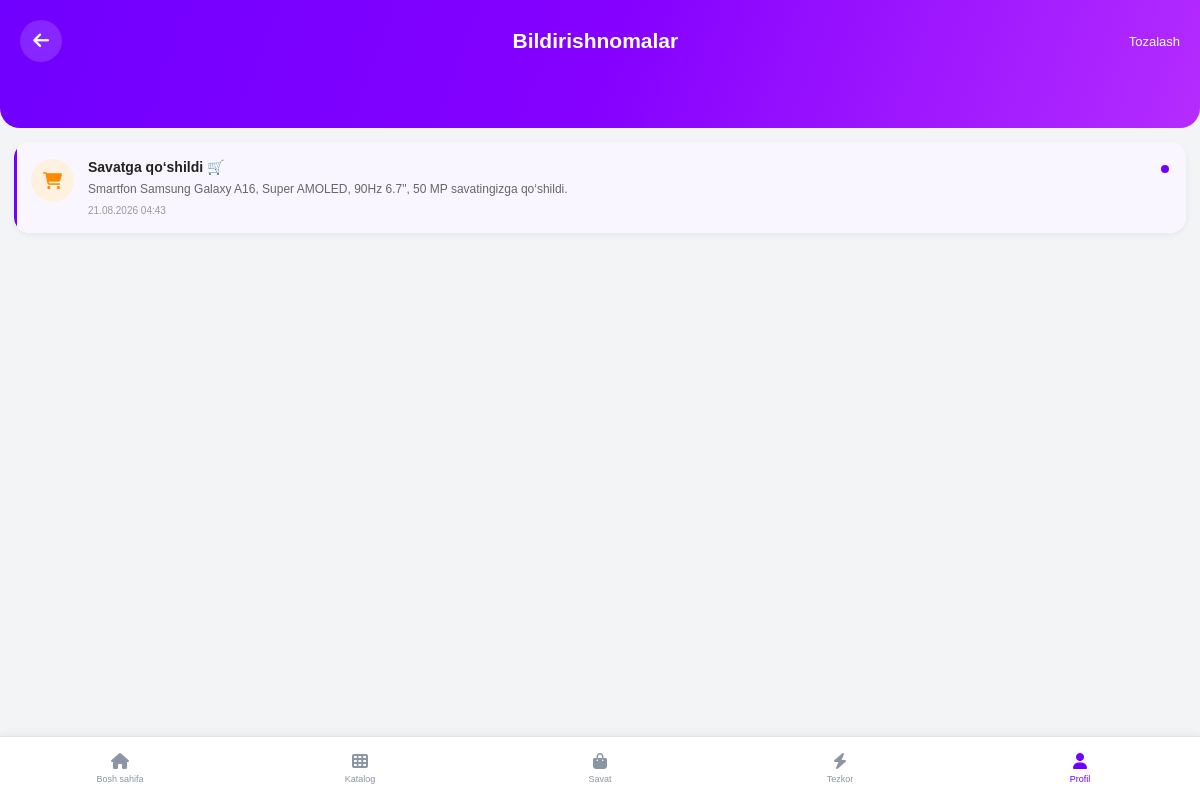
/notifications/ (signed in), run on an earlier commit of the app's database.
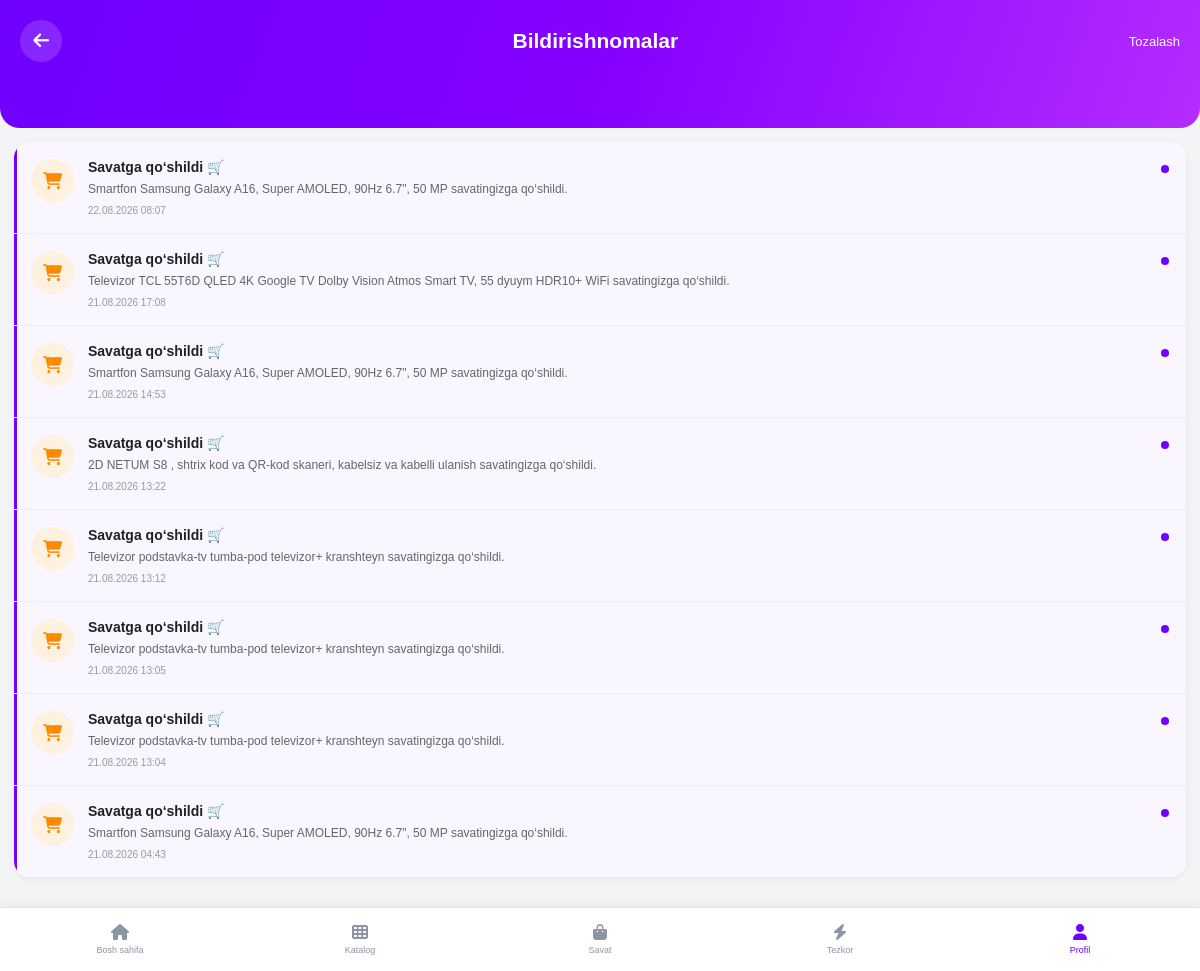
And on a later commit of the database.
### Xaridapp/models.py (models this page shows, shortened)
class Notification(models.Model):
    user = models.ForeignKey(
        settings.AUTH_USER_MODEL,
        on_delete=models.CASCADE,
        related_name="notifications"
    )
    title = models.CharField(
        max_length=200
    )
    message = models.TextField()
    notification_type = models.CharField(
        max_length=30,
        default="info"
    )
    is_read = models.BooleanField(
        default=False
    )
    created_at = models.DateTimeField(
        auto_now_add=True
    )
    class Meta:
        ordering = ["-created_at"]

### Xaridapp/views.py (the view)
# urls.py: path("notifications/", views.notifications, name="notifications"),
@login_required
def notifications(request):
    notifications_list = Notification.objects.filter(
        user=request.user
    ).order_by(
        "-created_at"
    )
    return render(
        request,
        "Xaridapp/notifications.html",
        {
            "notifications": notifications_list
        }
    )

### Xaridapp/templates/Xaridapp/notifications.html (shortened to what this page needs)
{% load static %}
<!DOCTYPE html>
<html lang="uz">
<head>
    <link rel="stylesheet"
          href="https://cdnjs.cloudflare.com/ajax/libs/font-awesome/6.5.0/css/all.min.css">
</head>
<body>
<div class="header">
    <div class="header-top">
        <a href="{% url 'profile' %}"
           class="back-btn">
            <i class="fa-solid fa-arrow-left"></i>
        </a>
        <div class="header-title">
            Bildirishnomalar
        </div>
        <button class="clear-btn"
                onclick="clearNotifications()">
            Tozalash
        </button>
    </div>
</div>
<div class="content">
    <div class="notification-box"
         id="notificationBox">
        {% for notification in notifications %}
            <div class="notification
                {% if not notification.is_read %}
                    unread
                {% endif %}
            ">
                <div class="notification-icon
                    {% if notification.notification_type == 'cart' %}
                        cart
                    {% elif notification.notification_type == 'payment' %}
                        payment
                    {% elif notification.notification_type == 'product' %}
                        product
                    {% endif %}
                ">
                    {% if notification.notification_type == "cart" %}
                        <i class="fa-solid fa-cart-shopping"></i>
                    {% elif notification.notification_type == "payment" %}
                        <i class="fa-solid fa-credit-card"></i>
                    {% elif notification.notification_type == "product" %}
                        <i class="fa-solid fa-box"></i>
                    {% else %}
                        <i class="fa-solid fa-bell"></i>
                    {% endif %}
                </div>
                <div class="notification-content">
                    <div class="notification-title">
                        {{ notification.title }}
                    </div>
                    <div class="notification-text">
                        {{ notification.message }}
                    </div>
                    <div class="notification-time">
                        {{ notification.created_at|date:"d.m.Y H:i" }}
                    </div>
                </div>
                {% if not notification.is_read %}
                    <div class="unread-dot"></div>
                {% endif %}
            </div>
        {% endfor %}
    </div>
</div>
<nav class="bottom-nav">
    <a href="{% url 'index' %}"
       class="bottom-item">
        <i class="fa-solid fa-house"></i>
        <span>Bosh sahifa</span>
    </a>
    <a href="{% url 'index' %}"
       class="bottom-item">
        <i class="fa-solid fa-table-cells"></i>
        <span>Katalog</span>
    </a>
    <a href="{% url 'cart_view' %}"
       class="bottom-item">
        <i class="fa-solid fa-bag-shopping"></i>
        <span>Savat</span>
    </a>
    <a href="{% url 'index' %}"
       class="bottom-item">
        <i class="fa-solid fa-bolt"></i>
        <span>Tezkor</span>
    </a>
    <a href="{% url 'profile' %}"
       class="bottom-item active">
        <i class="fa-solid fa-user"></i>
        <span>Profil</span>
    </a>
</nav>
</body>
</html>

What changed in the data, as far as the page shows it:
added Notification: notification_type "cart" (drawn), title "Savatga qo‘shildi 🛒", message "Smartfon Samsung Galaxy A16, Super AMOLED, 90Hz 6.7\", 50 MP savatingizga qo‘shildi.", created_at "22.08.2026 08:07", is_read False (drawn)
added Notification: notification_type "cart" (drawn), title "Savatga qo‘shildi 🛒", message "Televizor TCL 55T6D QLED 4K Google TV Dolby Vision Atmos Smart TV, 55 dyuym HDR10+ WiFi savatingizga qo‘shildi.", created_at "21.08.2026 17:08", is_read False (drawn)
added Notification: notification_type "cart" (drawn), title "Savatga qo‘shildi 🛒", message "Smartfon Samsung Galaxy A16, Super AMOLED, 90Hz 6.7\", 50 MP savatingizga qo‘shildi.", created_at "21.08.2026 14:53", is_read False (drawn)
added Notification: notification_type "cart" (drawn), title "Savatga qo‘shildi 🛒", message "2D NETUM S8 , shtrix kod va QR-kod skaneri, kabelsiz va kabelli ulanish savatingizga qo‘shildi.", created_at "21.08.2026 13:22", is_read False (drawn)
added Notification: notification_type "cart" (drawn), title "Savatga qo‘shildi 🛒", message "Televizor podstavka-tv tumba-pod televizor+ kranshteyn savatingizga qo‘shildi.", created_at "21.08.2026 13:12", is_read False (drawn)
added Notification: notification_type "cart" (drawn), title "Savatga qo‘shildi 🛒", message "Televizor podstavka-tv tumba-pod televizor+ kranshteyn savatingizga qo‘shildi.", created_at "21.08.2026 13:05", is_read False (drawn)
added Notification: notification_type "cart" (drawn), title "Savatga qo‘shildi 🛒", message "Televizor podstavka-tv tumba-pod televizor+ kranshteyn savatingizga qo‘shildi.", created_at "21.08.2026 13:04", is_read False (drawn)
